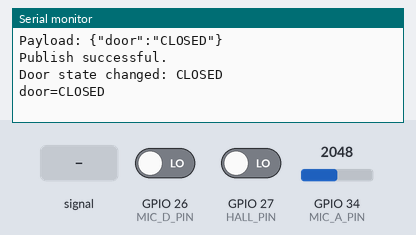
Bench run of a sketch on a simulated ESP32. Parts: the last lines printed to the serial monitor. Inputs (shaded band) come from the test bench; at power-on: GPIO 34 (MIC_A_PIN) = 2048, GPIO 27 (HALL_PIN) LOW, GPIO 26 (MIC_D_PIN) LOW (analog values on the 0–4095 scale). WiFi joins after 1.5 s; servers stay silent unless stated; no MQTT or app messages arrive unless stated.

Above: at 3.7 s.
3.8 s: GPIO 34 (MIC_A_PIN) fed a 200 Hz sine of ±327 counts around its level
5.4 s: GPIO 34 (MIC_A_PIN) set to 2866
At 6.5 s:
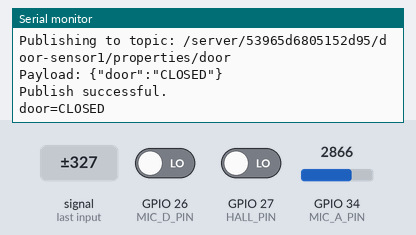
7.4 s: GPIO 27 (HALL_PIN) driven HIGH
At 8.7 s:
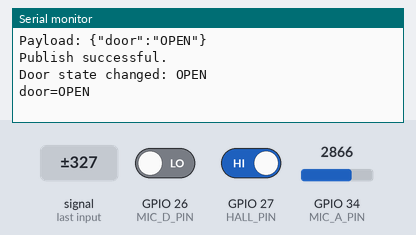
9.4 s: GPIO 34 (MIC_A_PIN) fed a 1000 Hz sine of ±1023 counts around its level
10.9 s: GPIO 34 (MIC_A_PIN) set to 3603
At 11.7 s:
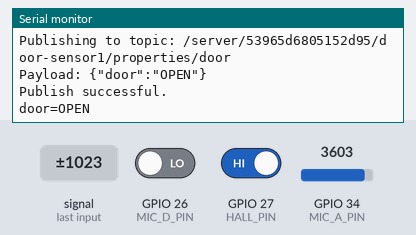
Timing chart, 0 to 13.4 s (numbered marks = the images above; inputs shaded):
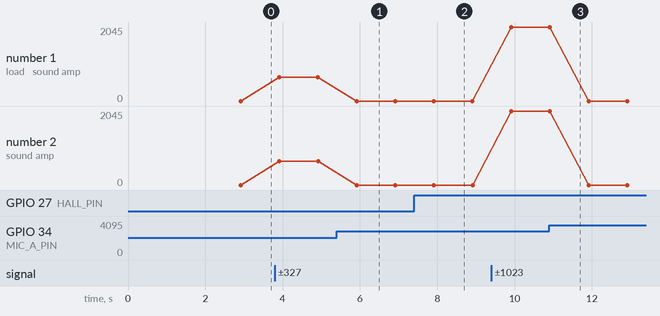

The sketch:

Hall_amp.ino
```cpp
#include <WiFi.h>
#include <Wire.h>
#include <PubSubClient.h>
#include <ArduinoJson.h>

// --- Wi-Fi設定 ---
#define WIFI_SSID "Kissinger"
#define WIFI_PASS "chkishilish1119"

// --- Elwaサーバ設定 ---
#define MQTT_BROKER "150.65.179.132"
#define MQTT_PORT 7883

#define CID "53965d6805152d95"
#define DEV_ID "door-sensor1"   // ★デバイスIDを適宜変更

// --- Hall Sensor ---
const int HALL_PIN = 27;        // 磁石あり=LOW（アクティブLow）
bool lastDoorClosed = false;    // 変化検出用（ログに使うだけ）

// --- Mic module (KY-038系) ---
const int MIC_A_PIN = 34;       // A0 → ADC1(GPIO34)
const int MIC_D_PIN = 26;       // D0 → 任意のデジタル入力
const uint16_t SAMPLE_RATE_HZ  = 2000;   // 2 kHz
const uint16_t WINDOW_MS       = 25;     // 25ms 窓
const uint16_t SAMPLES_PER_WIN = SAMPLE_RATE_HZ * WINDOW_MS / 1000; // 50 samples
const uint16_t AMP_THRESHOLD   = 200;    // しきい値（環境に合わせ調整）
bool lastSoundTrig = false;

// --- MQTTクライアント ---
WiFiClient wifiClient;
PubSubClient mqttClient(wifiClient);

// --- タイミング ---
unsigned long lastMicPublishTime  = 0;
const long    micPublishInterval  = 1000;  // 1s
unsigned long lastDoorPublishTime = 0;
const long    doorPublishInterval = 1000;  // ★ドアも毎秒

// ========== MQTTユーティリティ ==========
void publishMqttMessage(const char* topic, const char* payload) {
  Serial.printf("Publishing to topic: %s\nPayload: %s\n", topic, payload);
  if (mqttClient.publish(topic, payload)) {
    Serial.println("Publish successful.");
  } else {
    Serial.println("Publish failed.");
  }
}

void registerDevice() {
  char topic[128];
  snprintf(topic, sizeof(topic), "/server/%s/register", CID);

  StaticJsonDocument<256> doc;
  doc["id"] = DEV_ID;
  doc["deviceType"] = "doorSoundSensor";

  char payload[256];
  serializeJson(doc, payload);
  publishMqttMessage(topic, payload);
}

void registerProperties() {
  char topic[128];
  snprintf(topic, sizeof(topic), "/server/%s/%s/properties", CID, DEV_ID);

  StaticJsonDocument<512> doc;

  JsonObject manufacturer = doc.createNestedObject("manufacturer");
  manufacturer["code"] = "0x000000";
  JsonObject desc = manufacturer.createNestedObject("descriptions");
  desc["ja"] = "JAIST"; desc["en"] = "JAIST";
  JsonObject protocol = doc.createNestedObject("protocol");
  protocol["type"] = "custom_mqtt"; protocol["version"] = "1.0";

  // 初期値
  doc["door"] = "OPEN";
  doc["sound_amp"] = 0;          // 数値
  doc["sound_trig"] = false;     // 真偽値

  char payload[512];
  serializeJson(doc, payload);
  publishMqttMessage(topic, payload);
}

void reconnectMqtt() {
  while (!mqttClient.connected()) {
    Serial.print("Attempting MQTT connection...");
    String clientId = "esp32-client-" + String(DEV_ID);
    if (mqttClient.connect(clientId.c_str())) {
      Serial.println("connected");
      registerDevice();
      delay(300);
      registerProperties();
    } else {
      Serial.print("failed, rc="); Serial.print(mqttClient.state());
      Serial.println(" try again in 5 seconds");
      delay(5000);
    }
  }
}

// --- Mic: A0 振幅（ピークtoピーク）を測る ---
uint16_t readMicAmplitude() {
  uint16_t vmin = 4095, vmax = 0;
  for (uint16_t i = 0; i < SAMPLES_PER_WIN; ++i) {
    uint16_t v = analogRead(MIC_A_PIN);
    if (v < vmin) vmin = v;
    if (v > vmax) vmax = v;
    delayMicroseconds(1000000UL / SAMPLE_RATE_HZ);
  }
  return (vmax >= vmin) ? (vmax - vmin) : 0;
}

// ========== setup ==========
void setup() {
  Serial.begin(115200);
  delay(1000);
  Serial.println("\n--- Starting Setup ---");

  WiFi.begin(WIFI_SSID, WIFI_PASS);
  while (WiFi.status() != WL_CONNECTED) { delay(500); Serial.print("."); }
  Serial.println("\nWiFi Connected!");

  mqttClient.setServer(MQTT_BROKER, MQTT_PORT);

  pinMode(HALL_PIN, INPUT);      // Hall
  pinMode(MIC_D_PIN, INPUT);     // Mic D0
  analogReadResolution(12);                  // 0..4095
  analogSetPinAttenuation(MIC_A_PIN, ADC_11db); // 0〜3.3Vレンジ相当

  Serial.println("--- Setup Complete! ---");
}

// ========== loop ==========
void loop() {
  if (!mqttClient.connected()) reconnectMqtt();
  mqttClient.loop();

  const unsigned long now = millis();

  // ---- マイク: 毎秒 sound_amp、変化時のみ sound_trig ----
  if (now - lastMicPublishTime >= micPublishInterval) {
    lastMicPublishTime = now;

    uint16_t amp = readMicAmplitude();

    // sound_amp（定期送信）
    {
      char topic[128], payload[128];
      snprintf(topic, sizeof(topic), "/server/%s/%s/properties/sound_amp", CID, DEV_ID);
      StaticJsonDocument<64> j; j["sound_amp"] = amp;
      serializeJson(j, payload);
      publishMqttMessage(topic, payload);
    }
    Serial.printf("sound_amp=%u\n", amp);

    // sound_trig（D0 または 振幅しきい超え）：変化時のみ
    bool trigNow = (digitalRead(MIC_D_PIN) == HIGH) || (amp > AMP_THRESHOLD);
    if (trigNow != lastSoundTrig) {
      char topic[128], payload[128];
      snprintf(topic, sizeof(topic), "/server/%s/%s/properties/sound_trig", CID, DEV_ID);
      StaticJsonDocument<64> j; j["sound_trig"] = trigNow;
      serializeJson(j, payload);
      publishMqttMessage(topic, payload);
      Serial.printf("sound_trig changed: %s\n", trigNow ? "true" : "false");
      lastSoundTrig = trigNow;
    }
  }

  // ---- ドア: 毎秒 door を送信（OPEN/CLOSED） ----
  if (now - lastDoorPublishTime >= doorPublishInterval) {
    lastDoorPublishTime = now;

    bool doorClosed = (digitalRead(HALL_PIN) == LOW); // アクティブLow
    char topic[128], payload[128];
    snprintf(topic, sizeof(topic), "/server/%s/%s/properties/door", CID, DEV_ID);

    StaticJsonDocument<64> d;
    d["door"] = doorClosed ? "CLOSED" : "OPEN";
    serializeJson(d, payload);
    publishMqttMessage(topic, payload);

    // ログ（変化時にだけ差分メッセージも出す）
    if (doorClosed != lastDoorClosed) {
      Serial.printf("Door state changed: %s\n", doorClosed ? "CLOSED" : "OPEN");
      lastDoorClosed = doorClosed;
    }
    // 毎秒の現在値も表示
    Serial.printf("door=%s\n", doorClosed ? "CLOSED" : "OPEN");
  }
}
```

Measured:
- after the input at 5.4 s, the serial monitor: prints a new line after 0.52 s (image 1)
- after the input at 7.4 s, the serial monitor: prints a new line after 0.52 s (image 2)
- after the input at 10.9 s, the serial monitor: prints a new line at once (image 3)
- plotted number 1: 0 → 654 after the input at 3.8 s, 0 → 2045 after the input at 9.4 s
- plotted number 2: 0 → 654 after the input at 3.8 s, 0 → 2045 after the input at 9.4 s
